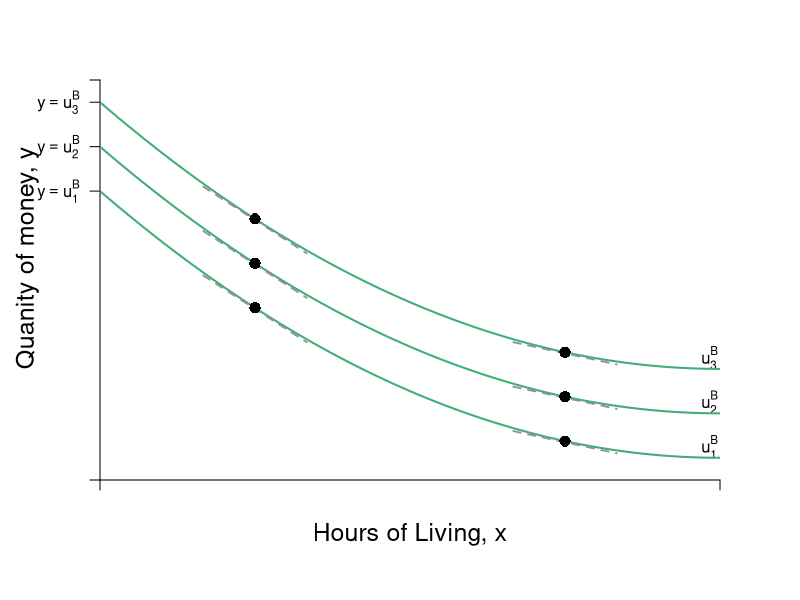

The R source for this figure:
require(shape)
pdf(file = "property/qql_y_indiff.pdf", width = 9, height = 7)

#Set parameters for graphics
axislabelsize <- 1.5
graphlinewidth <- 2
segmentlinewidth <- 1.8


COL <- c("#7fc97f", "#beaed4", "#fdc086", "#ffff99", "#386cb0", "#f0027f", "#bf5b17", "#666666")
COLA <- c("#99d8c9","#66c2a4","#41ae76", "#238b45", "#005824")
COLB <- c("#4eb3d3", "#2b8cbe", "#0868ac","#084081")
Grays <- gray.colors(25, start =1, end = 0)

#Edited the margins to cater for the larger LHS labels
par(mar =  c(6, 5, 4, 4))

mrsA <- function(x, rmax = 2, xmax = 12) {
  rmax - (rmax/xmax)*x
}


uA <- function(x, y, rmax = 2, xmax = 12) {
  y + rmax*x - (1/2)*(rmax/xmax)*x^2
}

indiffA <- function(x, uA = 10, rmax = 2, xmax = 12) {
  uA - rmax*x + (1/2)*(rmax/xmax)*(x^2)
}

bcA <- function(x, w = 20, p = 2) {
  w - p*x
}


xlims <- c(0, 12)
ylims <- c(0, 18)

npts <- 501 
x <- seq(xlims[1], xlims[2], length.out = npts)
y <- seq(ylims[1], ylims[2], length.out = npts) 
a <- c(13, 15, 17)

plot(0, 0, xlim = xlims, ylim = ylims, type = "n",
     xlab = expression(paste("")),
     ylab = expression(paste("")), 
     xaxt = "n", 
     yaxt = "n", 
     cex.lab = axislabelsize, 
     bty = "n",
     xaxs="i", 
     yaxs="i")

# ticksy <- seq(from = 0, to = ylims[2], by = 2)
# ylabels <- seq(from = 0, to = ylims[2], by = 2)
# ticksx <- seq(from = 0, to = xlims[2], by = 2)
# xlabels <- seq(from = 0, to = xlims[2], by = 2)
ticksy <- c(0, 13, 15, 17, ylims[2])
ylabels <- c(NA, expression(paste(y == u[1]^B)), expression(paste(y == u[2]^B)), expression(paste(y == u[3]^B)), NA)
ticksx <- c(0,  xlims[2])
xlabels <- c(NA, NA)

axis(1, at = ticksx, pos = 0, labels = xlabels)
axis(2, at = ticksy, pos = 0, labels = ylabels, las = 1)

npts <- 500 
xx1 <- seq(xlims[1], xlims[2], length.out = npts)

#lines(xx1, bcA(xx1, w = 12, p = 1), col = COLB[3], lwd = graphlinewidth)
#lines(xx1, indiffA1(xx1, uA = 20, rmax = 2.5, xmax = 10), col = COLB[4], lwd = graphlinewidth)



mtext(expression(paste("Hours of Living, ", x)), side=1, line = 2.5, cex = axislabelsize)
text(-1.4, 10, expression(paste("Quanity of money, ", y)), xpd = TRUE, cex = axislabelsize, srt = 90) 

#segments(4.11765, 6.17647, 5.88, 8.88, lty = 1, col = COL[2] , lwd = graphlinewidth)
#text(7.3, 3, expression("Pareto Efficient"))
#text(7.3, 2.5, expression("Curve"))
#Arrows(7.3, 3.5, 7.3, 6.1, col = "black", lty = 1, lwd = 2, arr.type = "triangle", arr.lwd = 0.5)

#Label the iso-welfare functions for the HG, Aisha
text(11.8, 1.5, expression(u[1]^B))
text(11.8, 3.5, expression(u[2]^B)) 
text(11.8, 5.5, expression(u[3]^B))
#text(6.6, 8.3, expression(u[4]^A))

#Label the indifference curves for the HG, Betty
# text(7.6, 17, expression(u[1]^B))
# text(6.75, 17, expression(u[2]^B))
# text(6, 17, expression(u[3]^B))
#text(3.4, 6.9, expression(v[4]^B))

#Label mrs function
#text(10, 8, expression(paste(mrs(x,y) == r[max] - frac(r[max], x[max])*x)))
#Arrows(10, 7.5, 10, 5.6, col = "black", lty = 1, lwd = 2, arr.type = "triangle", arr.lwd = 0.5)

#Label satiation
#text(20, 4, expression(paste(x[max] == "Point")))
#text(20, 3, expression(paste("of Satiation")))
#Arrows(20, 2.5, 20, 0.5, col = "black", lty = 1, lwd = 2, arr.type = "triangle", arr.lwd = 0.5)

#Label highest willingness to pay
# text(5, 10.5, expression(paste(r[max] == "Maximum")))
# text(5, 9.5, expression(paste("Willingness to Pay")))
# Arrows(3, 10, 0.5, 10, col = "black", lty = 1, lwd = 2, arr.type = "triangle", arr.lwd = 0.5)


contour(x, y, 
        outer(x, y, uA),
        drawlabels = FALSE,
        col = COLA[3],
        #cex.lab = axislabelsize,
        lwd = graphlinewidth,
        levels = a, 
        xaxs="i", 
        yaxs="i", 
        add = TRUE)

#segments(0, 6, 6, 6, lty = 2, col = "gray" , lwd = segmentlinewidth)
#segments(6, 0, 6, 6, lty = 2, col = "gray" , lwd = segmentlinewidth)


slopeline <- function(x, yint, slope = 1.5){
  yint - slope*x
}

slopex1 <- seq(2,4,length.out = 200)
lines(slopex1, slopeline(slopex1, yint = 12.2, slope = mrsA(x = 3)), col = Grays[18], lty = 2, lwd = segmentlinewidth)
lines(slopex1, slopeline(slopex1, yint = 14.2, slope = mrsA(x = 3)), col = Grays[18], lty = 2, lwd = segmentlinewidth)
lines(slopex1, slopeline(slopex1, yint = 16.2, slope = mrsA(x = 3)), col = Grays[18], lty = 2, lwd = segmentlinewidth)

slopex2 <- seq(8,10,length.out = 200)
lines(slopex2, slopeline(slopex2, yint = 6.2, slope = mrsA(x = 9)), col = Grays[18], lty = 2, lwd = segmentlinewidth)
lines(slopex2, slopeline(slopex2, yint = 8.2, slope = mrsA(x = 9)), col = Grays[18], lty = 2, lwd = segmentlinewidth)
lines(slopex2, slopeline(slopex2, yint = 10.2, slope = mrsA(x = 9)), col = Grays[18], lty = 2, lwd = segmentlinewidth)


firstpointsx <- c(3, 3, 3)
firstpointsy <- c(indiffA(x = firstpointsx[1], uA = 13), indiffA(x = firstpointsx[2], uA = 15), indiffA(x = firstpointsx[3], uA = 17))
points(firstpointsx, firstpointsy, pch = 16, col = "black", cex = 1.5)

secondpointsx <- c(9, 9, 9)
secondpointsy <- c(indiffA(x = 9, uA = 13), indiffA(x = 9, uA = 15), indiffA(x = 9, uA = 17))
points(secondpointsx, secondpointsy, pch = 16, col = "black", cex = 1.5)


# par(new = TRUE)
# 
# #Use the same x and ylims as previously, but with locations switched
# xlims2 <- c(18, 0)
# ylims2 <- c(18, 0)

#Leave the ylab and xlab blank to ensure no axes titles
# plot(0, 0, xlim = xlims2, ylim = ylims2, type = "n",
#      xlab = expression(paste("")),
#      ylab = expression(paste("")),
#      xaxt = "n", 
#      yaxt = "n", 
#      cex.lab = 1.3, 
#      bty = "n",
#      xaxs="i", 
#      yaxs="i")
# 
# 
# lines(xx1, indiffAlow(xx1, uA = 46.08, alpha = 16, beta = 1/24), col = COL[2], lwd = graphlinewidth)


#Set up axes at sides 3 and 4 (top and right)
# axis(side = 3, at = ticksx, pos = 0, labels = xlabels)
# axis(side = 4, at = ticksy, pos = 0, labels = ylabels, las = 0)
# mtext("B's Apples, x", side=3, line = 2.5, cex = axislabelsize)
# text(-0.8, 7, expression(paste("B's Oranges, y")), xpd = TRUE, cex = axislabelsize, srt = 270) 
# 
# #Add arrows:
# arrows(-0.8, 10, -0.8, 14, xpd = TRUE, length=0.1,angle=40,lwd=3)
# arrows(6.2, -1.8, 9, -1.8, xpd = TRUE, length=0.1,angle=40,lwd=3)
# 

#Customize ticks and labels for the plot
#ticksy <- seq(from = 0, to = 15, by = 1)
#ylabels <- seq(from = 0, to = 15, by = 1)
#ticksx <- seq(from = 0, to = 10, by = 1)
#xlabels <- seq(from = 0, to = 10, by = 1)
#axis(1, at = ticksx, pos = 0, labels = xlabels)
#axis(2, at = ticksy, pos = 0, labels = ylabels, las = 0)

dev.off()
